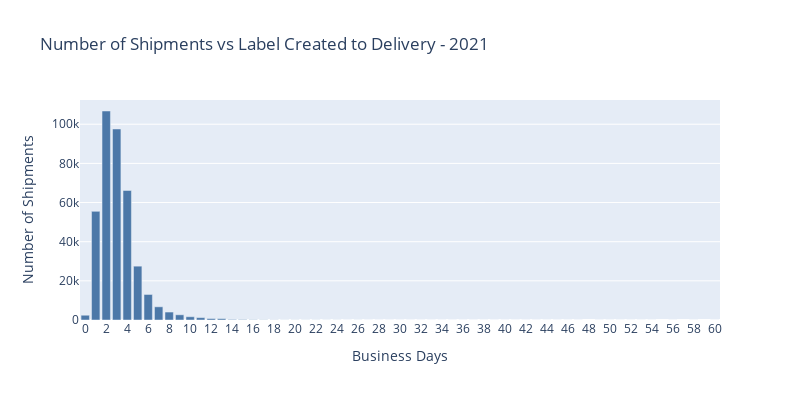

Write notebook code for a chart like this one.
### Markdown cell above
### Number of Shipments vs Business Days from Label Created to Delivery - 2021
> According to this chart, xDelivery is meeting a vast majority of its nationwide SLAs for it's customers.

### Code cell
# convert dataframe column to list
chart_data = data.copy()
totals = chart_data['Business Days from Label Created to Delivery'].value_counts(dropna=True).sort_index(ascending=True).reset_index()
totals['Count'] = totals['Business Days from Label Created to Delivery'].astype(int)
# totals
colors = px.colors.qualitative.T10
fig = px.bar(totals,
              x='index',
              y='Count',
              labels={'Count': 'Number of Shipments',
                      'index': 'Business Days'},
              title='Number of Shipments vs Label Created to Delivery - 2021',
              width=800,
              height=400,
             color_discrete_sequence = colors)

fig.update_layout(
    xaxis = dict(
        tickmode = 'array',
        tickvals = np.arange(0,61,2)
    )
)
fig.show()

### Figure 1 — Plotly figure (JSON) as saved in the notebook; plotly's stock layout.template omitted (floating-point values rounded to 4 significant figures)
{"data": [{"alignmentgroup": "True", "hovertemplate": "Business Days=%{x}<br>Number of Shipments=%{y}<extra></extra>", "legendgroup": "", "marker": {"color": "#4C78A8", "pattern": {"shape": ""}}, "name": "", "offsetgroup": "", "orientation": "v", "showlegend": false, "textposition": "auto", "type": "bar", "x": [0, 1, 2, 3, 4, 5, 6, 7, 8, 9, 10, 11, 12, 13, 14, 15, 16, 17, 18, 19, 20, 21, 22, 23, 24, 25, 26, 27, 28, 29, 30, 31, 32, 33, 34, 35, 36, 37, 38, 39, 40, 41, 42, 43, 44, 45, 46, 47, 49, 50, 51, 52, 53, 54, 56, 58, 60], "xaxis": "x", "y": [2434, 55491, 106754, 97567, 66172, 27499, 13042, 6741, 4066, 2659, 1663, 1218, 736, 691, 265, 213, 125, 89, 68, 37, 40, 35, 35, 18, 28, 17, 20, 16, 12, 5, 5, 7, 12, 7, 13, 5, 4, 5, 2, 4, 3, 2, 4, 3, 2, 3, 1, 3, 5, 1, 1, 1, 2, 2, 1, 1, 1], "yaxis": "y"}], "layout": {"barmode": "relative", "height": 400, "legend": {"tracegroupgap": 0}, "title": {"text": "Number of Shipments vs Label Created to Delivery - 2021"}, "width": 800, "xaxis": {"anchor": "y", "domain": [0, 1], "tickmode": "array", "tickvals": [0, 2, 4, 6, 8, 10, 12, 14, 16, 18, 20, 22, 24, 26, 28, 30, 32, 34, 36, 38, 40, 42, 44, 46, 48, 50, 52, 54, 56, 58, 60], "title": {"text": "Business Days"}}, "yaxis": {"anchor": "x", "domain": [0, 1], "title": {"text": "Number of Shipments"}}}}
